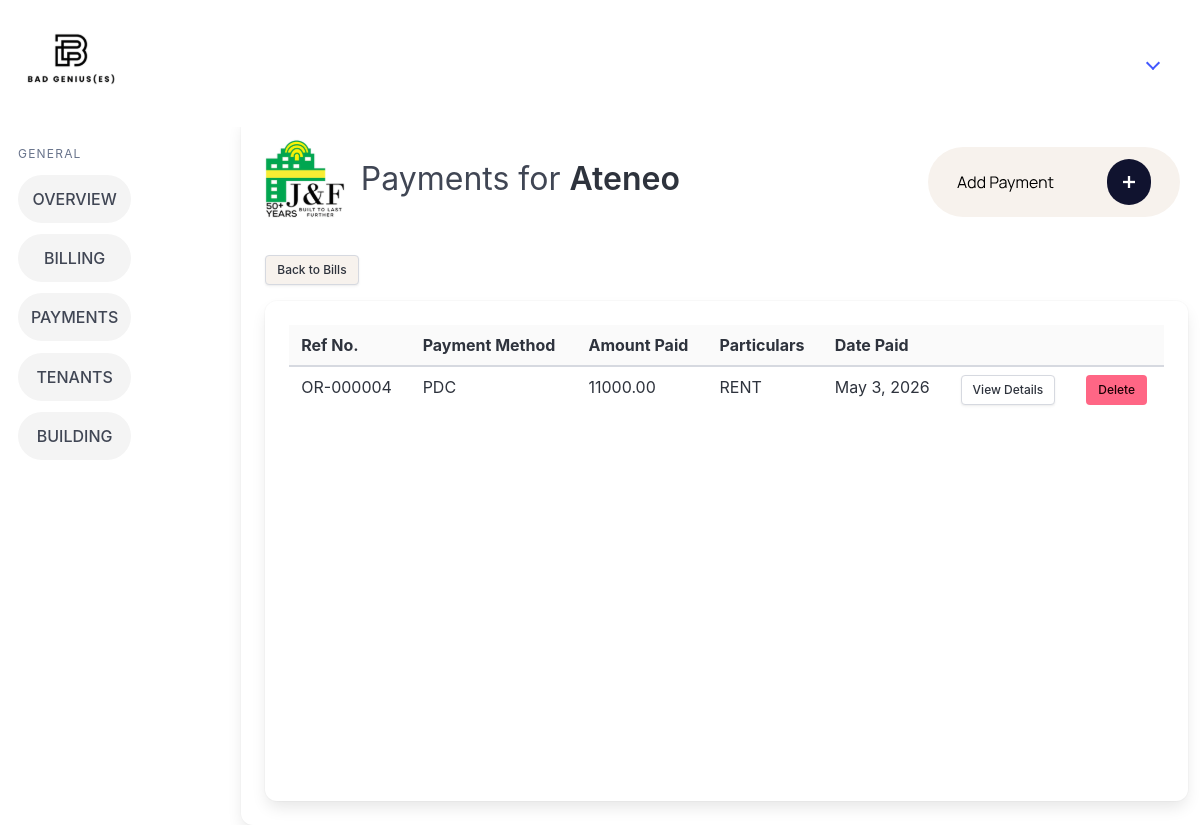
Before: /view_payments/1/ with the older database file.
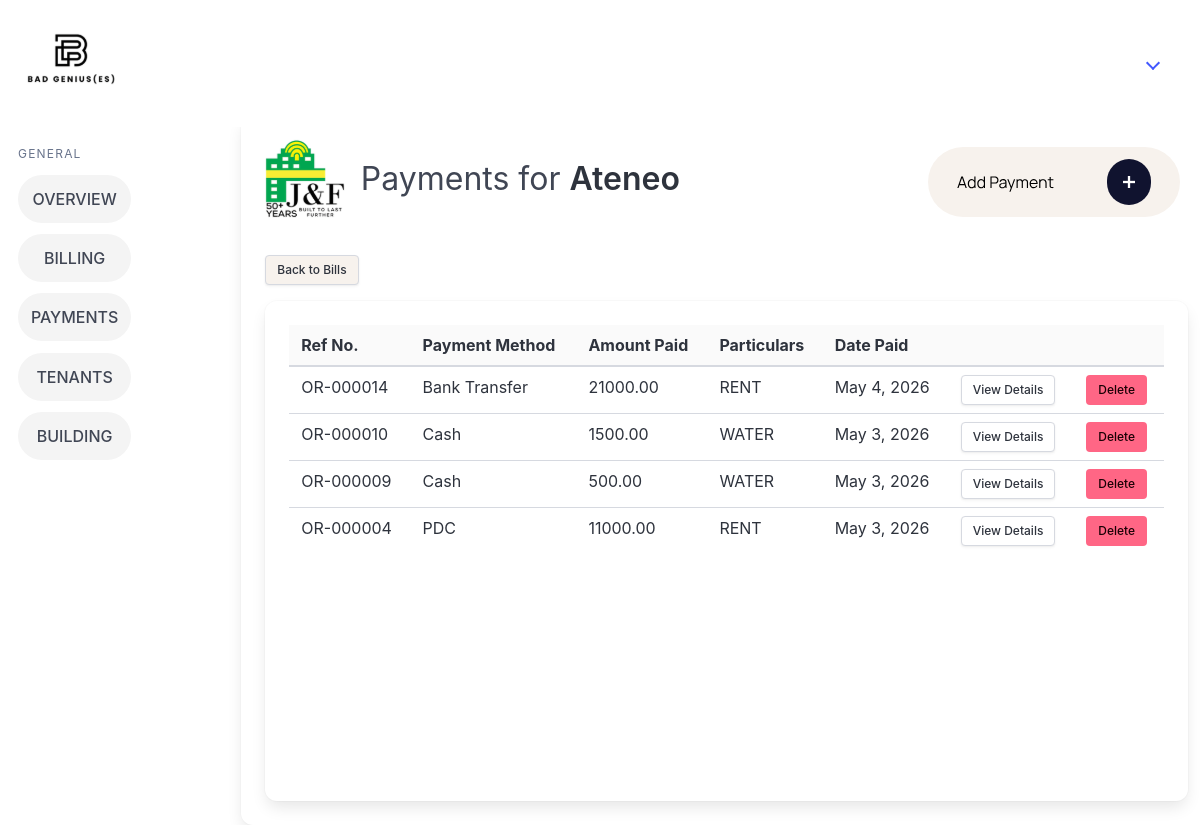
After: the same page with the newer database file.
### billingApp/models.py (models this page shows, shortened)
class Payment(models.Model):
    paymentMethodChoices = [
        ('CASH', 'Cash'),
        ('BANK_TRANSFER', 'Bank Transfer'),
        ('PDC', 'PDC'),]
    billingID = models.ForeignKey(BillingRecord, on_delete=models.CASCADE)
    tenantID = models.ForeignKey(Tenant, on_delete=models.CASCADE)
    modified_by = models.ForeignKey("Account", on_delete=models.SET_NULL, null=True, blank=True, related_name="+")
    modified_at = models.DateTimeField(auto_now=True, null=True, blank=True)
    datePaid = models.DateField()
    referenceNumber = models.CharField(max_length=50)
    verificationStatus = models.BooleanField(default=False)
    amountPaid = models.DecimalField(max_digits=12, decimal_places=2)
    subAccountName = models.CharField(max_length=50, null=True, blank=True)
    proofOfPayment = models.FileField(upload_to='proof_of_payment/', null=True, blank=True)
    paymentMethod = models.CharField(max_length=20, choices=paymentMethodChoices, null=True, blank=True)

### billingApp/views.py (the view)
# urls.py: path('view_payments/<int:pk>/', views.view_payments, name='view_payments'),
def view_payments(request, pk):
    tenant = get_object_or_404(Tenant, pk=pk)
    payments = Payment.objects.filter(tenantID=tenant).order_by("-id")
    for payment in payments:
        bill = BillingRecord.objects.filter(id=payment.billingID_id).first()
        payment.billingFor = bill.billingFor if bill else "N/A"
        payment.subAccountName = bill.billingFor if bill else "N/A"
    if not (tenant.companyName or "").strip():
        tenant.companyName_display = tenant.contactPerson
    else:
        tenant.companyName_display = tenant.companyName
    return render(request, 'billingApp/view_payments.html', {"tenant": tenant, "payments": payments})

### billingApp/templates/billingApp/view_payments.html (shortened to what this page needs)
{% extends 'billingApp/base.html' %} {% load static %} {% block logo %}
<div class="card card1">
  <div class="card-content">
    <div class="columns is-4">
      <div class="column is-1">
      </div>
      <div class="column">
        <h1 class="is-size-3 pt-4 pl-4">
          Payments for
          <strong>{{ tenant.companyName_display }}</strong>
        </h1>
      </div>
      {% endblock %} {% block content %}
      <a href="{% url 'add_payment' pk=tenant.id %}" class="p-5">
      </a>
    </div>
    <div class="is-right pb-4">
      <a href="{% url 'view_bills' pk=tenant.id %}" class="button is-small is-right" style="background-color: #f7f2ed">
        Back to Bills
      </a>
    </div>
    <div class="card card3">
      <div class="card-content">
        <table class="table is-fullwidth">
          <thead>
            <tr>
              <th>Ref No.</th>
              <th>Payment Method</th>
              <th>Amount Paid</th>
              <th>Particulars</th>
              <th>Date Paid</th>
              <th></th>
              <th></th>
            </tr>
          </thead>
          <tbody>
            {% for payment in payments %}
            <tr>
              <td>{{ payment.referenceNumber }}</td>
              <td>{{ payment.get_paymentMethod_display }}</td>
              <td>{{ payment.amountPaid }}</td>
              <td>{{ payment.subAccountName }}</td>
              <td>{{ payment.datePaid }}</td>
              <td>
                <a href="{% url 'payment_details' pk=payment.pk %}" class="button is-small">View Details</a>
              </td>
              <td>
                <a href="{% url 'delete_payment' pk=payment.pk %}" class="button is-small is-danger">Delete</a>
              </td>
            </tr>
            {% endfor %}
          </tbody>
        </table>
      </div>
    </div>
    {% endblock %}

Changed rows visible on the page:
added Payment: referenceNumber "OR-000014", paymentMethod "Bank Transfer", amountPaid "21000.00", subAccountName "RENT", datePaid "May 4, 2026"
added Payment: referenceNumber "OR-000010", paymentMethod "Cash", amountPaid "1500.00", subAccountName "WATER", datePaid "May 3, 2026"
added Payment: referenceNumber "OR-000009", paymentMethod "Cash", amountPaid "500.00", subAccountName "WATER", datePaid "May 3, 2026"
